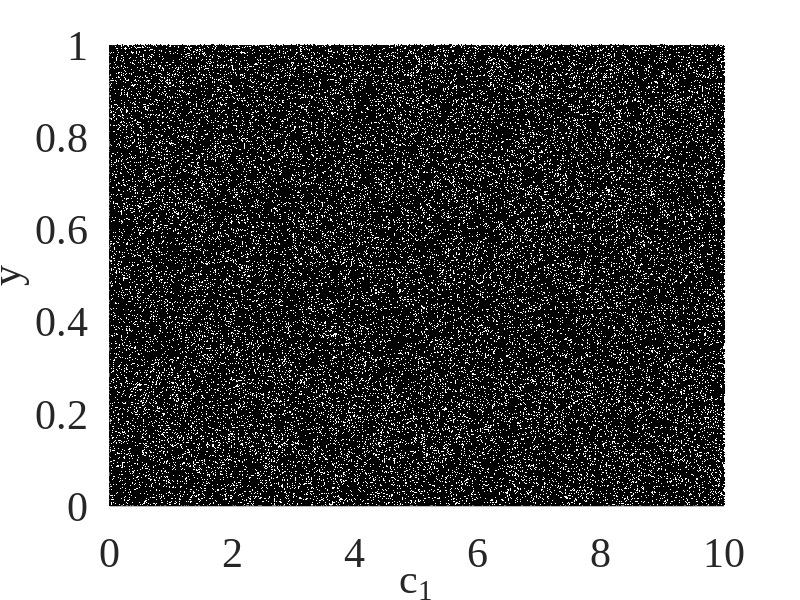

Reproduce this figure in MATLAB.
clc;clear;close all;
% 绘制y-c1的分岔图，其他坐标类似

% 参数设置
a1 = 0.9;
b1 = 0.7;
a2 = 1.2;
b2 = 1.5;
c1 = 0.6;
c2 = 0.8;

% 分岔图参数设置
y0 = 0.2;
x0 = 0.3;
iterations = 1000; % 总迭代次数
transients = 500; % 跳过前500次迭代，以去除瞬态效应
c1_range = linspace(0, 10, 1000); % c1参数的变化范围

% 初始化数组
x = zeros(iterations, 1);
y = zeros(iterations, 1);
x(1) = x0;
y(1) = y0;

% 准备绘图
figure;
hold on;

% 分岔图计算
for c1 = c1_range
    % 迭代计算
    for n = 1:iterations-1
        x(n + 1) = mod(exp(a1) * y(n) + exp(b1) * (y(n) + c1)^2, 1);
        y(n + 1) = mod(exp(a2) * x(n) + exp(b2) * (x(n) + c2)^3, 1);
    end
    
    % 去除瞬态效应
    x_trans = y(transients:end);
    
    % 绘制分岔图
    plot(c1 * ones(length(x_trans), 1), x_trans, '.k', 'MarkerSize', 0.5);
end

hold off;
set(gca,'fontsize',30,'FontName','times new roman');
xlabel('c_1','FontName','Times New Roman','FontSize',30);
ylabel('y','FontName','Times New Roman','FontSize',30);

